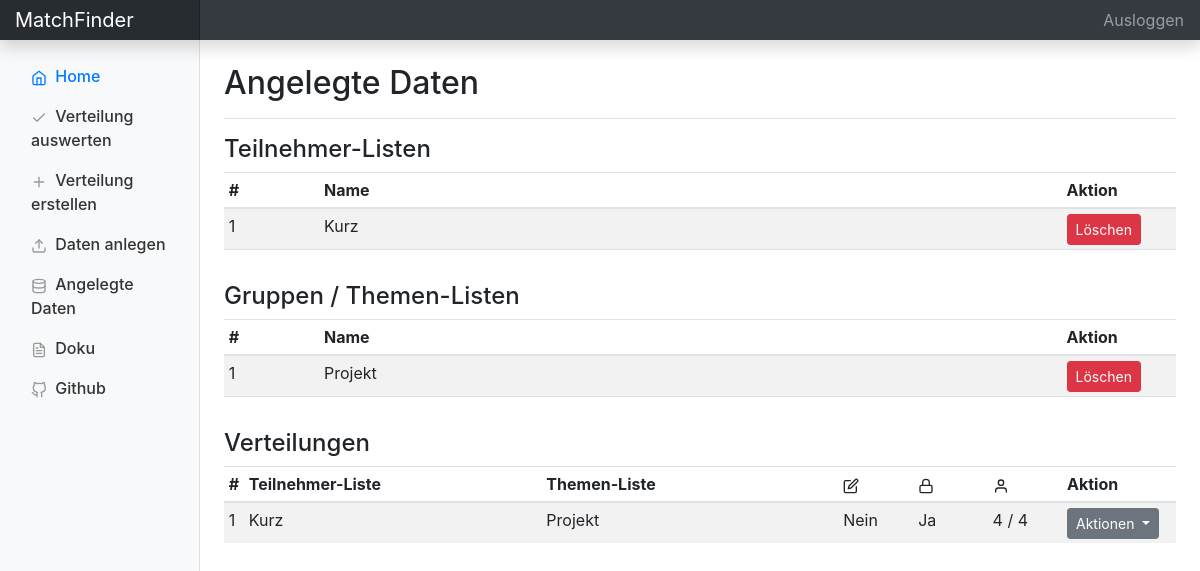
/edit/ (signed in), run on an earlier commit of the app's database.
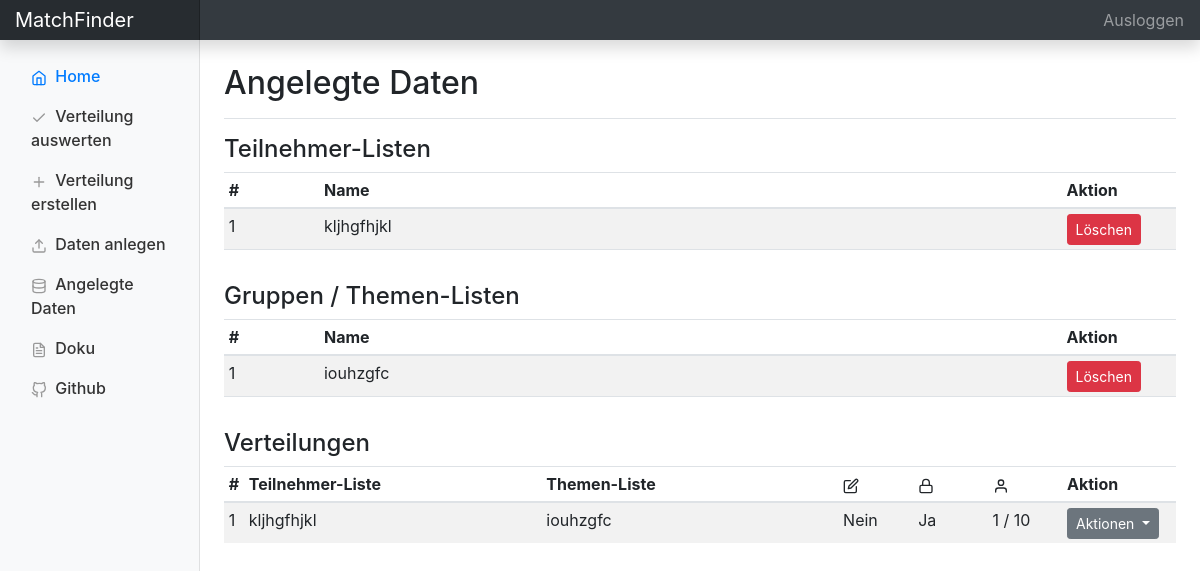
And on a later commit of the database.
### matchFinder/models/teilnehmer_list_model.py (models this page shows)
class Teilnehmer_List(db.Model):
	__tablename__ = "teilnehmer_lists"
	id = db.Column(db.Integer, primary_key=True)
	name = db.Column(db.String(80), nullable=False)
	teilnehmer = db.relationship("Teilnehmer", cascade="all,delete", backref="list", lazy=True)
	verteilungen = db.relationship("Verteilung", cascade="all,delete", backref="teilnehmer", lazy=True)
	is_for_unprotected = db.Column(db.Boolean, default=False)

### matchFinder/models/thema_list_model.py (models this page shows)
class Thema_List(db.Model):
	__tablename__ = "thema_lists"
	id = db.Column(db.Integer, primary_key=True)
	name = db.Column(db.String(80), nullable=False)
	themen = db.relationship("Thema", cascade="all,delete", backref="list", lazy=True)
	verteilungen = db.relationship("Verteilung", cascade="all,delete", backref="thema_list", lazy=True)

### matchFinder/models/verteilung_model.py (models this page shows)
class Verteilung(db.Model):
	__tablename__ = "verteilungen"
	id = db.Column(db.Integer, primary_key=True)
	thema_list_id = db.Column(db.Integer, db.ForeignKey("thema_lists.id"), nullable=False)
	teilnehmer_list_id = db.Column(db.Integer, db.ForeignKey("teilnehmer_lists.id"), nullable=False)
	editable = db.Column(db.Boolean, default=False)
	max_teilnehmer_per_thema = db.Column(db.Integer, default=1)
	protected = db.Column(db.Boolean, default=True)
	praeferenzen = db.relationship("Praeferenz", cascade="all,delete", backref="verteilung", lazy=True)

### matchFinder/edit.py (the view)
@bp.route('/')
def index():
	teilnehmer_list_entries = database_helper.get_all_teilnehmer_lists()
	teilnehmer_all = database_helper.get_all_teilnehmer()
	thema_list_entries = database_helper.get_all_thema_lists()
	thema_all = database_helper.get_all_themen()
	verteilungen_all = database_helper.get_all_verteilungen()
	return render_template(
		'edit.html',
		teilnehmer_lists=teilnehmer_list_entries,
		teilnehmer=teilnehmer_all,
		thema_lists=thema_list_entries,
		themen=thema_all,
		verteilungen=verteilungen_all
		)

### matchFinder/database_helper.py (called while the page is built)
def get_all_teilnehmer():
	return teilnehmer_model.Teilnehmer.query.all()

def get_all_teilnehmer_lists():
	return teilnehmer_list_model.Teilnehmer_List.query.all()

def get_all_themen():
	return thema_model.Thema.query.all()

def get_all_thema_lists():
	return thema_list_model.Thema_List.query.all()

def get_all_verteilungen():
	return verteilung_model.Verteilung.query.all()

### matchFinder/edit.py (called while the page is built)
@bp.before_request
def load_logged_in_user():
    if session.get('is_authenticated') != True:
        return redirect(url_for('home.index'))

### matchFinder/templates/edit.html (shortened to what this page needs)
{% extends "layout.html" %}
{% block head %}
{{super()}}
{% endblock %}
{% block header %}Angelegte Daten{% endblock %}
{% block body %}
{% if teilnehmer_lists %}
<h4>Teilnehmer-Listen</h4>
<div class="table-responsive mb-3">
	<table class="table table-striped table-sm">
		<thead>
			<tr>
				<th style="width: 10%">#</th>
				<th style="width: 78%">Name</th>
				<th style="width: 12%">Aktion</th>
			</tr>
		</thead>
		<tbody>
			{% for teilnehmer_list in teilnehmer_lists %}
			<tr data-toggle="collapse" data-target="#subtable_teilnehmer_{{teilnehmer_list.id}}" class="clickable">
				<td>{{teilnehmer_list.id}}</td>
				<td>{{teilnehmer_list.name}}</td>
				<td>
					<a class="btn btn-sm btn-danger" href="{{ url_for('edit.delete', id=teilnehmer_list.id, type='teilnehmer') }}">Löschen</a>
				</td>
			</tr>
			{% endfor %}
		</tbody>
	</table>
</div>
{% endif %}
{% if thema_lists %}
<h4>Gruppen / Themen-Listen</h4>
<div class="table-responsive mb-3">
	<table class="table table-striped table-sm">
		<thead>
			<tr>
				<th style="width: 10%">#</th>
				<th style="width: 78%">Name</th>
				<th style="width: 12%">Aktion</th>
			</tr>
		</thead>
		<tbody>
			{% for thema_list in thema_lists %}
			<tr data-toggle="collapse" data-target="#subtable_thema_{{thema_list.id}}" class="clickable">
				<td>{{thema_list.id}}</td>
				<td>{{thema_list.name}}</td>
				<td>
					<a class="btn btn-sm btn-danger" href="{{ url_for('edit.delete', id=thema_list.id, type='thema') }}">Löschen</a>
				</td>
			</tr>
			{% endfor %}
		</tbody>
	</table>
</div>
{% endif %}
{% if verteilungen %}
<h4>Verteilungen</h4>
<div class="table-responsive mb-3">
	<table class="table table-striped table-sm">
		<thead>
			<tr>
				<th style="width: 10">#</th>
				<th style="width: 32%">Teilnehmer-Liste</th>
				<th style="width: 32%">Themen-Liste</th>
				<th style="width: 8%">
					<span data-feather="edit"></span>
				</th>
				<th style="width: 8%">
					<span data-feather="lock"></span>
				</th>
				<th style="width: 8%">
					<span data-feather="user"></span>
				</th>
				<th style="width: 12%">Aktion</th>
			</tr>
		</thead>
		<tbody>
			{% for verteilung in verteilungen %}
			<tr>
				<td>{{verteilung.id}}</td>
				<td>{{verteilung.teilnehmer.name}}</td>
				<td>{{verteilung.thema_list.name}}</td>
				<td>
					{% if verteilung.editable %}
					Ja
					{% else %}
					Nein
					{% endif %}
				</td>
				<td>
					{% if verteilung.protected %}
					Ja
					{% else %}
					Nein
					{% endif %}
				</td>
				<td>{{verteilung.praeferenzen | length}} / {{verteilung.teilnehmer.teilnehmer | length}}</td>
				<td>
					<div class="dropdown">
						<button class="btn btn-secondary btn-sm dropdown-toggle" type="button" id="dropdownMenuButton" data-toggle="dropdown" aria-haspopup="true" aria-expanded="false">
							Aktionen
						</button>
					</div>
				</td>
			</tr>
			{% endfor %}
		</tbody>
	</table>
</div>
{% endif %}
{% endblock %}

### matchFinder/templates/layout.html (shortened to what this page needs)
<!doctype html>
<html>
<head>
  {% block head %}
  <link type="text/css" rel="stylesheet" href="{{ url_for('static', filename='style.css') }}">
  <link rel="stylesheet" href="https://cdn.jsdelivr.net/npm/bootstrap@4.5.3/dist/css/bootstrap.min.css">
  {% endblock %}
</head>
<body>
  <div class="d-none d-md-block">
    <nav class="navbar navbar-dark fixed-top bg-dark flex-md-nowrap p-0 shadow">
      <a class="navbar-brand col-sm-3 col-md-2" href="/">MatchFinder</a>
      <ul class="navbar-nav px-3">
        <li class="nav-item text-nowrap">
          {% if session['is_authenticated'] == True %}
          <a class="nav-link" href="/auth/logout">Ausloggen</a>
          {% else %}
          <a class="nav-link" href="/auth">Authentifizierung</a>
          {% endif %}
        </li>
      </ul>
    </nav>
  </div>
  <div class="container-fluid">
    <div class="row">
      <nav class="col-md-2 d-none d-md-block bg-light sidebar">
        <div class="sidebar-sticky">
          <ul class="nav flex-column">
            <li class="nav-item">
              <a class="nav-link active" href="/">
                <span data-feather="home"></span>
                Home <span class="sr-only">(current)</span>
              </a>
            </li>
            <li class="nav-item">
              <a class="nav-link" href="/evaluate">
                <span data-feather="check"></span>
                Verteilung auswerten
              </a>
            </li>
            {% if session['is_authenticated'] == True %}
            <li class="nav-item">
              <a class="nav-link" href="/create">
                <span data-feather="plus"></span>
                Verteilung erstellen
              </a>
            </li>
            <li class="nav-item">
              <a class="nav-link" href="/upload">
                <span data-feather="upload"></span>
                Daten anlegen
              </a>
            </li>
            <li class="nav-item">
              <a class="nav-link" href="/edit">
                <span data-feather="database"></span>
                Angelegte Daten
              </a>
            </li>
            {% endif %}
            <li class="nav-item">
              <a class="nav-link" href="/docs">
                <span data-feather="file-text"></span>
                Doku
              </a>
            </li>
            <li class="nav-item">
              <a class="nav-link" href="https://github.com/felix-wolf/MatchFinder">
                <span data-feather="github"></span>
                Github
              </a>
            </li>
          </ul>
        </div>
      </nav>
      <main role="main" class="col-md-10 col-sm-12 ml-sm-auto col-lg-10 px-4">
        <div class="d-flex justify-content-between flex-wrap flex-md-nowrap align-items-center pt-3 pb-2 mb-3 border-bottom">
          <div class="header">
            <h1 class="h2">
              {% block header %}
              {% endblock %}
            </h1>
          </div>
        </div>
        <div id="content">
          {% block body %}
          {% endblock %}
        </div>
      </div>
  </div>
</body>
</html>

### matchFinder/static/style.css (style rules this page uses)
body { font-size: .875rem; }
.feather { width: 16px; height: 16px; vertical-align: text-bottom; }
.sidebar { position: fixed; top: 0; bottom: 0; left: 0; z-index: 100; padding: 48px 0 0; box-shadow: inset -1px 0 0 rgba(0, 0, 0, .1); }
.sidebar-sticky { position: relative; top: 0; height: calc(100vh - 48px); padding-top: .5rem; overflow-x: hidden; overflow-y: auto; }
.sidebar .nav-link { font-weight: 500; color: #333; }
.sidebar .nav-link .feather { margin-right: 4px; color: #999; }
.sidebar .nav-link.active { color: #007bff; }
.sidebar .nav-link:hover .feather, .sidebar .nav-link.active .feather { color: inherit; }
[role="main"] { padding-top: 48px; }
.navbar-brand { padding-top: .75rem; padding-bottom: .75rem; font-size: 1rem; background-color: rgba(0, 0, 0, .25); box-shadow: inset -1px 0 0 rgba(0, 0, 0, .25); }

What changed in the data, as far as the page shows it:
changed Teilnehmer_List id 1: name "Kurz" → "kljhgfhjkl"
changed Thema_List id 1: name "Projekt" → "iouhzgfc"
changed Verteilung id 1: teilnehmer.name "Kurz" → "kljhgfhjkl"; thema_list.name "Projekt" → "iouhzgfc"; praeferenzen|length "4" → "1"; teilnehmer.teilnehmer|length "4" → "10"
